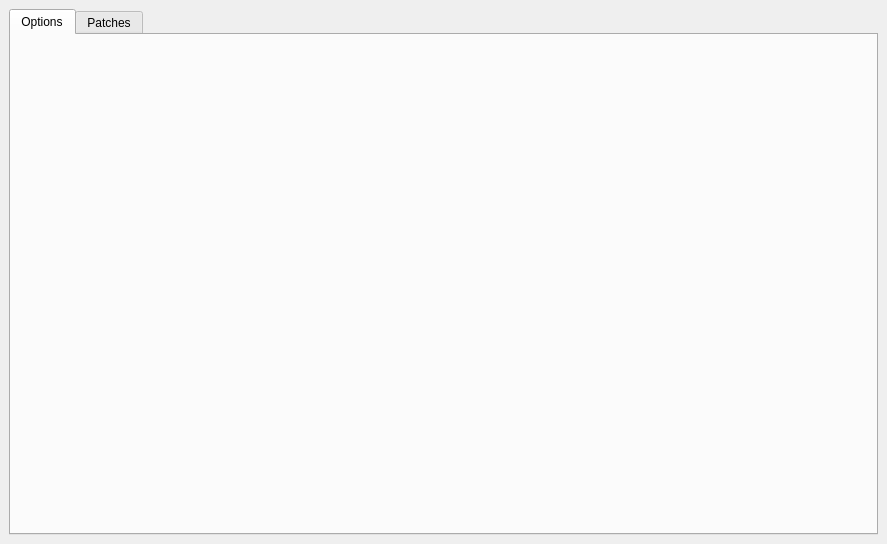
<?xml version="1.0" encoding="UTF-8"?>
<ui version="4.0">
 <class>ConfWindow</class>
 <widget class="QMainWindow" name="ConfWindow">
  <property name="windowModality">
   <enum>Qt::ApplicationModal</enum>
  </property>
  <property name="geometry">
   <rect>
    <x>0</x>
    <y>0</y>
    <width>887</width>
    <height>544</height>
   </rect>
  </property>
   <property name="windowTitle">
    <string>Kernel Manager Configure</string>
   </property>
  <widget class="QWidget" name="central_widget">
   <layout class="QVBoxLayout" name="verticalLayout">
    <item>
    <widget class="QTabWidget" name="tabWidget">
    <property name="geometry">
     <rect>
      <x>230</x>
      <y>80</y>
      <width>541</width>
      <height>401</height>
     </rect>
    </property>
    <property name="currentIndex">
     <number>0</number>
    </property>
    <widget class="ConfOptionsPage" name="conf_options_page_widget">
     <attribute name="title">
      <string>Options</string>
     </attribute>
    </widget>
    <widget class="ConfPatchesPage" name="conf_patches_page_widget">
     <attribute name="title">
      <string>Patches</string>
     </attribute>
    </widget>
   </widget>
    </item>
   </layout>
  </widget>
 </widget>
 <customwidgets>
  <customwidget>
   <class>ConfOptionsPage</class>
   <extends>QWidget</extends>
   <header>conf-options-page.hpp</header>
   <container>1</container>
  </customwidget>
  <customwidget>
   <class>ConfPatchesPage</class>
   <extends>QWidget</extends>
   <header>conf-patches-page.hpp</header>
   <container>1</container>
  </customwidget>
 </customwidgets>
 <resources/>
 <connections/>
</ui>
